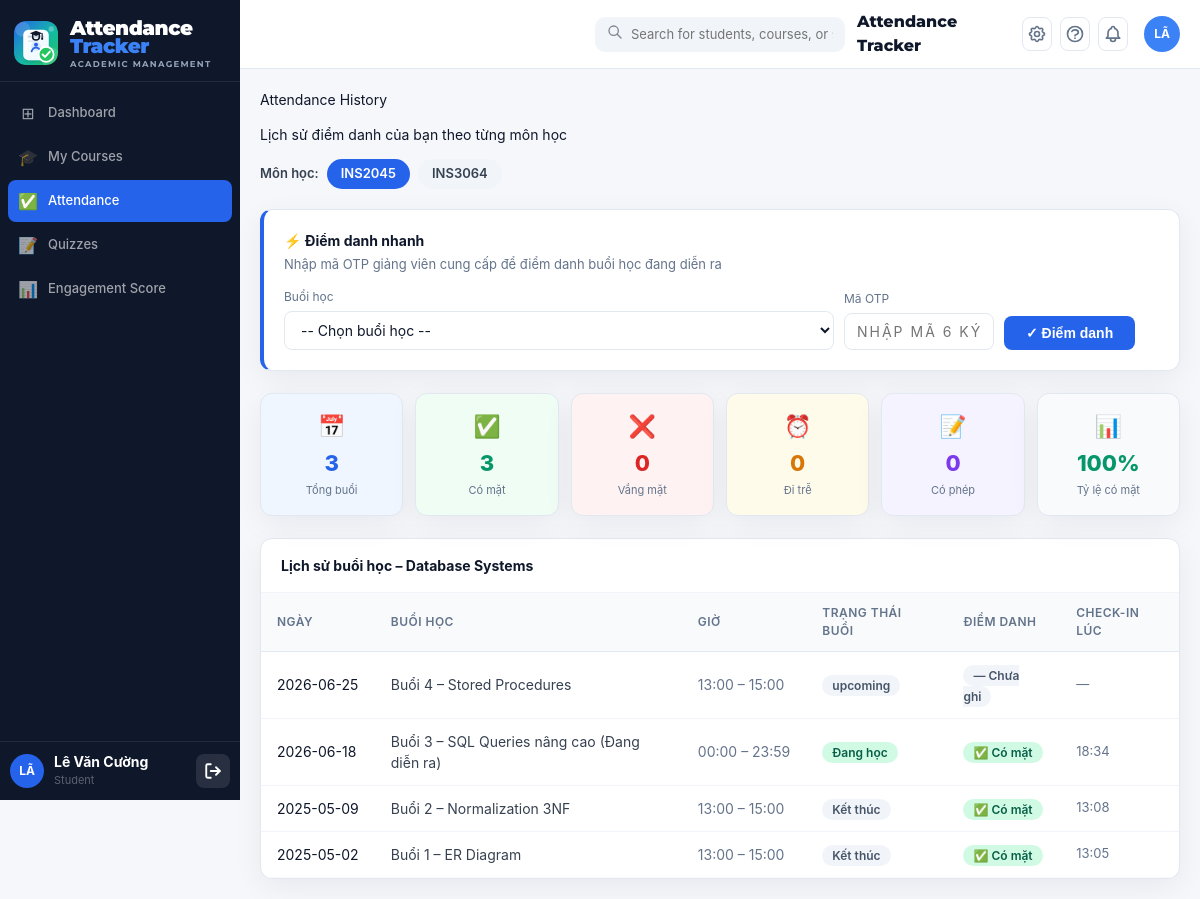
/public/student/attendance.php (signed in), run on the app's committed database.
### tables this page shows
CREATE TABLE IF NOT EXISTS `courses` (
    `id`                       INT UNSIGNED  NOT NULL AUTO_INCREMENT,
    `course_code`              VARCHAR(20)   NOT NULL,
    `course_name`              VARCHAR(150)  NOT NULL,
    `credits`                  TINYINT       NOT NULL DEFAULT 3,
    `semester`                 VARCHAR(20)   NOT NULL   COMMENT 'VD: 2025-2',
    `room`                     VARCHAR(50)   DEFAULT NULL,
    `schedule_info`            VARCHAR(200)  DEFAULT NULL COMMENT 'VD: Thứ 5, 07:30-09:30',
    `absence_threshold`        INT           NOT NULL DEFAULT 3
                               COMMENT 'Số buổi vắng tối đa – vượt ngưỡng thì tạo alert low_attendance',
    `low_engagement_threshold` DECIMAL(5,2)  NOT NULL DEFAULT 40.00
                               COMMENT 'Ngưỡng engagement_index (0-100) – thấp hơn thì tạo alert low_engagement',
    `attend_score`             DECIMAL(4,2)  NOT NULL DEFAULT 2.00
                               COMMENT 'Điểm mặc định/fallback mỗi lần điểm danh đúng giờ',
    `quiz_correct_score`       DECIMAL(4,2)  NOT NULL DEFAULT 2.00
                               COMMENT 'Điểm mặc định/fallback mỗi câu quiz đúng',
    `discussion_score`         DECIMAL(4,2)  NOT NULL DEFAULT 1.00
                               COMMENT 'Điểm mặc định/fallback mỗi lần tham gia thảo luận',
    `is_active`                TINYINT(1)    NOT NULL DEFAULT 1,
    `created_at`               DATETIME      NOT NULL DEFAULT CURRENT_TIMESTAMP,
    `updated_at`               DATETIME      NOT NULL DEFAULT CURRENT_TIMESTAMP ON UPDATE CURRENT_TIMESTAMP,
    PRIMARY KEY (`id`),
    UNIQUE KEY `uq_course_semester` (`course_code`, `semester`),
    INDEX `idx_semester`  (`semester`),
    INDEX `idx_is_active` (`is_active`)
);

CREATE TABLE IF NOT EXISTS `class_sessions` (
    `id`           INT UNSIGNED NOT NULL AUTO_INCREMENT,
    `course_id`    INT UNSIGNED NOT NULL,
    `teacher_id`   INT UNSIGNED NOT NULL,
    `session_date` DATE         NOT NULL,
    `start_time`   TIME         NOT NULL,
    `end_time`     TIME         NOT NULL,
    `title`        VARCHAR(200) DEFAULT NULL,
    `description`  TEXT         DEFAULT NULL,
    `location`     VARCHAR(100) DEFAULT NULL,
    `status`       ENUM('upcoming','active','ended') NOT NULL DEFAULT 'upcoming',
    `notes`        TEXT         DEFAULT NULL,
    `created_at`   DATETIME     NOT NULL DEFAULT CURRENT_TIMESTAMP,
    `updated_at`   DATETIME     NOT NULL DEFAULT CURRENT_TIMESTAMP ON UPDATE CURRENT_TIMESTAMP,
    PRIMARY KEY (`id`),
    INDEX `idx_cs_course`  (`course_id`),
    INDEX `idx_cs_date`    (`session_date`),
    INDEX `idx_cs_status`  (`status`),
    CONSTRAINT `fk_cs_course`   FOREIGN KEY (`course_id`)  REFERENCES `courses`(`id`) ON DELETE CASCADE,
    CONSTRAINT `fk_cs_teacher`  FOREIGN KEY (`teacher_id`) REFERENCES `users`(`id`)
);

CREATE TABLE IF NOT EXISTS `attendance_records` (
    `id`            INT UNSIGNED NOT NULL AUTO_INCREMENT,
    `session_id`    INT UNSIGNED NOT NULL,
    `student_id`    INT UNSIGNED NOT NULL,
    `method_id`     INT UNSIGNED DEFAULT NULL,
    `status`        ENUM('present','absent','late','excused') NOT NULL DEFAULT 'absent',
    `checked_in_at` DATETIME     DEFAULT NULL,
    `note`          TEXT         DEFAULT NULL,
    `verified_by`   INT UNSIGNED DEFAULT NULL COMMENT 'Teacher ID nếu điểm danh thủ công',
    `created_at`    DATETIME     NOT NULL DEFAULT CURRENT_TIMESTAMP,
    `updated_at`    DATETIME     NOT NULL DEFAULT CURRENT_TIMESTAMP ON UPDATE CURRENT_TIMESTAMP,
    PRIMARY KEY (`id`),
    UNIQUE KEY `uq_session_student` (`session_id`, `student_id`),
    INDEX `idx_ar_student` (`student_id`),
    INDEX `idx_ar_status`  (`status`),
    CONSTRAINT `fk_ar_session`  FOREIGN KEY (`session_id`) REFERENCES `class_sessions`(`id`)     ON DELETE CASCADE,
    CONSTRAINT `fk_ar_student`  FOREIGN KEY (`student_id`) REFERENCES `users`(`id`)              ON DELETE CASCADE,
    CONSTRAINT `fk_ar_method`   FOREIGN KEY (`method_id`)  REFERENCES `attendance_methods`(`id`) ON DELETE SET NULL,
    CONSTRAINT `fk_ar_verified` FOREIGN KEY (`verified_by`) REFERENCES `users`(`id`)             ON DELETE SET NULL
);

### public/student/attendance.php (called while the page is built, shortened)
<?php
require_once dirname(dirname(__DIR__)) . '/config/Database.php';
require_once dirname(dirname(__DIR__)) . '/helpers/middleware.php';
require_once APP_ROOT . '/models/AttendanceRecordModel.php';
$db        = Database::getInstance();
$studentId = Middleware::user()['id'];
$attRecordModel = new AttendanceRecordModel();
$courseId = (int)($_GET['course_id'] ?? 0);
$courses = $db->query(
    "SELECT c.id, c.course_code, c.course_name, c.semester
     FROM courses c JOIN enrollments ce ON ce.course_id=c.id
     WHERE ce.user_id=? AND ce.role='student' AND c.is_active=1
     ORDER BY c.course_name ASC",
    [$studentId]
)->fetchAll();
if ($courseId === 0 && !empty($courses)) {
    $courseId = (int)$courses[0]['id'];
}
$currentCourse = null;
foreach ($courses as $c) {
    if ((int)$c['id'] === $courseId) { $currentCourse = $c; break; }
}
$records = [];
if ($courseId > 0) {
    $records = $db->query(
        'SELECT cs.id AS session_id, cs.session_date, cs.start_time, cs.end_time,
                cs.title, cs.status AS session_status,
                ar.status AS attendance_status, ar.checked_in_at, ar.note
         FROM class_sessions cs
         LEFT JOIN attendance_records ar ON ar.session_id=cs.id AND ar.student_id=?
         WHERE cs.course_id=?
         ORDER BY cs.session_date DESC, cs.start_time DESC',
        [$studentId, $courseId]
    )->fetchAll();
    $stats = $attRecordModel->getAttendanceStats($courseId, $studentId);
}
require_once APP_ROOT . '/views/student/attendance.php';

### config/database.php (called while the page is built, shortened)
<?php
class Database
{
    private static ?Database $instance = null;
    private PDO $pdo;
    private function __construct()
    {
        $dsn = sprintf(
            'mysql:host=%s;port=%s;dbname=%s;charset=%s',
            DB_HOST, DB_PORT, DB_NAME, DB_CHARSET
        );
        $options = [
            PDO::ATTR_ERRMODE            => PDO::ERRMODE_EXCEPTION,
            PDO::ATTR_DEFAULT_FETCH_MODE => PDO::FETCH_ASSOC,
            PDO::ATTR_EMULATE_PREPARES   => false,
        ];
        try {
            $this->pdo = new PDO($dsn, DB_USER, DB_PASS, $options);
        } catch (PDOException $e) {
            if (APP_ENV === 'development') {
                die('<h3 style="color:red">Database Error: ' . $e->getMessage() . '</h3>');
            } else {
                die('<h3>Lỗi hệ thống. Vui lòng thử lại sau.</h3>');
            }
        }
    }
    public static function getInstance(): Database
    {
        if (self::$instance === null) {
            self::$instance = new self();
        }
        return self::$instance;
    }
    public function getConnection(): PDO
    {
        return $this->pdo;
    }
    public function query(string $sql, array $params = []): \PDOStatement
    {
        $stmt = $this->pdo->prepare($sql);
        $stmt->execute($params);
        return $stmt;
    }
}

### helpers/middleware.php (called while the page is built, shortened)
<?php
class Middleware
{
    public static function user(): array
    {
        return [
            'id'        => $_SESSION['user_id']   ?? null,
            'full_name' => $_SESSION['full_name']  ?? '',
            'email'     => $_SESSION['email']      ?? '',
            'role'      => $_SESSION['role']       ?? '',
        ];
    }
}

### models/AttendanceRecordModel.php (called while the page is built, shortened)
<?php
require_once APP_ROOT . '/config/Database.php';
class AttendanceRecordModel
{
    private PDO $db;
    public function __construct()
    {
        $this->db = Database::getInstance()->getConnection();
    }
    public function getAttendanceStats(int $courseId, int $studentId): array
    {
        $stmt = $this->db->prepare(
            'SELECT
                COUNT(*) as total_sessions,
                SUM(CASE WHEN ar.status = "present" THEN 1 ELSE 0 END) as present_count,
                SUM(CASE WHEN ar.status = "absent" THEN 1 ELSE 0 END) as absent_count,
                SUM(CASE WHEN ar.status = "late" THEN 1 ELSE 0 END) as late_count,
                SUM(CASE WHEN ar.status = "excused" THEN 1 ELSE 0 END) as excused_count
             FROM attendance_records ar
             JOIN class_sessions cs ON ar.session_id = cs.id
             WHERE cs.course_id = ? AND ar.student_id = ?'
        );
        $stmt->execute([$courseId, $studentId]);
        return $stmt->fetch() ?: [];
    }
}

### views/student/attendance.php (the view, shortened to what this page needs)
<?php
require_once APP_ROOT . '/views/layouts/header.php';
?>
<div class="page-title">Attendance History</div>
<p class="page-sub">Lịch sử điểm danh của bạn theo từng môn học</p>
<?php if (empty($courses)): ?>
<div class="alert alert-warning">Bạn chưa được ghi danh vào môn học nào. Liên hệ Admin để được ghi danh.</div>
<?php else: ?>
<div style="display:flex;gap:8px;flex-wrap:wrap;align-items:center;margin-bottom:20px">
  <span style="font-size:13px;font-weight:600;color:#374151">Môn học:</span>
  <?php foreach ($courses as $c): ?>
  <a href="<?= APP_URL ?>/student/attendance.php?course_id=<?= $c['id'] ?>"
     style="padding:5px 14px;border-radius:20px;font-size:13px;font-weight:600;text-decoration:none;
            background:<?= (int)$c['id']===$courseId?'#2563EB':'#F1F5F9' ?>;
            color:<?= (int)$c['id']===$courseId?'#fff':'#374151' ?>">
    <?= htmlspecialchars($c['course_code']) ?>
  </a>
  <?php endforeach; ?>
</div>
<?php if ($currentCourse): ?>
<?php
$activeSessions = array_filter($records, fn($r) => $r['session_status'] === 'active');
?>
<div class="card" style="padding:20px;margin-bottom:22px;border-left:4px solid #2563EB">
  <div style="font-weight:700;font-size:14px;color:#0F172A;margin-bottom:4px">⚡ Điểm danh nhanh</div>
  <div style="font-size:13px;color:#64748B;margin-bottom:14px">Nhập mã OTP giảng viên cung cấp để điểm danh buổi học đang diễn ra</div>
  <?php if (empty($activeSessions)): ?>
  <div style="font-size:13px;color:#94A3B8;padding:10px;background:#F8FAFC;border-radius:8px">
    📋 Hiện không có buổi học nào đang diễn ra trong môn này.
  </div>
  <?php else: ?>
  <div style="display:flex;gap:10px;flex-wrap:wrap;align-items:flex-end">
    <div>
      <label style="font-size:12px;color:#64748B;display:block;margin-bottom:5px">Buổi học</label>
      <select id="checkin-session"
              style="padding:9px 12px;border:1.5px solid #E2E8F0;border-radius:8px;font-size:14px;min-width:220px;background:#fff">
        <option value="">-- Chọn buổi học --</option>
      </select>
    </div>
    <div>
      <label style="font-size:12px;color:#64748B;display:block;margin-bottom:5px">Mã OTP</label>
      <input type="text" id="otp-input" placeholder="Nhập mã 6 ký tự" maxlength="20"
             style="padding:9px 12px;border:1.5px solid #E2E8F0;border-radius:8px;font-size:14px;
                    width:150px;text-transform:uppercase;letter-spacing:2px;text-align:center">
    </div>
    <button onclick="doCheckin()" id="checkin-btn"
            style="padding:9px 22px;background:#2563EB;color:#fff;border:none;border-radius:8px;
                   font-size:14px;font-weight:600;cursor:pointer">
      ✓ Điểm danh
    </button>
  </div>
  <?php endif; ?>
</div>
<?php if (!empty($stats) && (int)($stats['total_sessions'] ?? 0) > 0): ?>
<div style="display:grid;grid-template-columns:repeat(auto-fill,minmax(130px,1fr));gap:12px;margin-bottom:22px">
  <?php
  $statItems = [
    ['label'=>'Tổng buổi',  'value'=>$stats['total_sessions']??0,  'icon'=>'📅', 'color'=>'#2563EB', 'bg'=>'#EFF6FF'],
    ['label'=>'Có mặt',     'value'=>$stats['present_count']??0,   'icon'=>'✅', 'color'=>'#059669', 'bg'=>'#F0FDF4'],
    ['label'=>'Vắng mặt',   'value'=>$stats['absent_count']??0,    'icon'=>'❌', 'color'=>'#DC2626', 'bg'=>'#FEF2F2'],
    ['label'=>'Đi trễ',     'value'=>$stats['late_count']??0,      'icon'=>'⏰', 'color'=>'#D97706', 'bg'=>'#FFFBEB'],
    ['label'=>'Có phép',    'value'=>$stats['excused_count']??0,   'icon'=>'📝', 'color'=>'#7C3AED', 'bg'=>'#F5F3FF'],
  ];
  $total = max(1, (int)($stats['total_sessions'] ?? 1));
  $presentPct = round(($stats['present_count']??0) / $total * 100);
  ?>
  <?php foreach ($statItems as $s): ?>
  <div class="card" style="padding:16px;text-align:center;background:<?= $s['bg'] ?>">
    <div style="font-size:22px;margin-bottom:4px"><?= $s['icon'] ?></div>
    <div style="font-size:22px;font-weight:800;color:<?= $s['color'] ?>"><?= $s['value'] ?></div>
    <div style="font-size:11px;color:#64748B;margin-top:2px"><?= $s['label'] ?></div>
  </div>
  <?php endforeach; ?>
  <div class="card" style="padding:16px;text-align:center;background:#F8FAFC">
    <div style="font-size:22px;margin-bottom:4px">📊</div>
    <div style="font-size:22px;font-weight:800;color:<?= $presentPct>=80?'#059669':($presentPct>=60?'#D97706':'#DC2626') ?>"><?= $presentPct ?>%</div>
    <div style="font-size:11px;color:#64748B;margin-top:2px">Tỷ lệ có mặt</div>
  </div>
</div>
<?php endif; ?>
<div class="card" style="overflow:hidden">
  <div style="padding:16px 20px;border-bottom:1px solid #F1F5F9;font-weight:700;font-size:14px;color:#0F172A">
    Lịch sử buổi học – <?= htmlspecialchars($currentCourse['course_name']) ?>
  </div>
  <div style="overflow-x:auto">
    <table style="width:100%;border-collapse:collapse;font-size:14px">
      <thead>
        <tr style="background:#F8FAFC">
          <th style="padding:11px 16px;text-align:left;font-size:12px;font-weight:600;color:#64748B;white-space:nowrap">Ngày</th>
          <th style="padding:11px 16px;text-align:left;font-size:12px;font-weight:600;color:#64748B">Buổi học</th>
          <th style="padding:11px 16px;text-align:left;font-size:12px;font-weight:600;color:#64748B">Giờ</th>
          <th style="padding:11px 16px;text-align:left;font-size:12px;font-weight:600;color:#64748B">Trạng thái buổi</th>
          <th style="padding:11px 16px;text-align:left;font-size:12px;font-weight:600;color:#64748B">Điểm danh</th>
          <th style="padding:11px 16px;text-align:left;font-size:12px;font-weight:600;color:#64748B">Check-in lúc</th>
        </tr>
      </thead>
      <tbody>
        <?php if (empty($records)): ?>
        <tr><td colspan="6" style="padding:30px;text-align:center;color:#94A3B8">Chưa có buổi học nào.</td></tr>
        <?php else: ?>
        <?php foreach ($records as $r):
          [$attBg, $attText] = match($r['attendance_status'] ?? null) {
            'present' => ['#D1FAE5;color:#065F46', '✅ Có mặt'],
            'absent'  => ['#FEE2E2;color:#991B1B', '❌ Vắng'],
            'late'    => ['#FEF3C7;color:#92400E', '⏰ Trễ'],
            'excused' => ['#EDE9FE;color:#4C1D95', '📝 Có phép'],
            default   => ['#F1F5F9;color:#475569',  '— Chưa ghi'],
          };
          [$sesBg, $sesText] = match($r['session_status']) {
            'active'   => ['#D1FAE5;color:#065F46', 'Đang học'],
            'ended'    => ['#F1F5F9;color:#475569',  'Kết thúc'],
            'planned'  => ['#DBEAFE;color:#1E40AF',  'Sắp diễn ra'],
            'cancelled'=> ['#FEE2E2;color:#991B1B',  'Đã hủy'],
            default    => ['#F1F5F9;color:#475569',   $r['session_status']],
          };
        ?>
        <tr style="border-bottom:1px solid #F8FAFC;transition:background .12s" onmouseover="this.style.background='#F8FAFC'" onmouseout="this.style.background=''">
          <td style="padding:12px 16px;color:#0F172A;white-space:nowrap"><?= htmlspecialchars($r['session_date']) ?></td>
          <td style="padding:12px 16px;color:#374151"><?= htmlspecialchars($r['title'] ?? 'Buổi học') ?></td>
          <td style="padding:12px 16px;color:#64748B;white-space:nowrap"><?= substr($r['start_time'],0,5) ?> – <?= substr($r['end_time'],0,5) ?></td>
          <td style="padding:12px 16px">
            <span style="background:<?= $sesBg ?>;padding:3px 10px;border-radius:99px;font-size:12px;font-weight:600"><?= $sesText ?></span>
          </td>
          <td style="padding:12px 16px">
            <span style="background:<?= $attBg ?>;padding:3px 10px;border-radius:99px;font-size:12px;font-weight:600"><?= $attText ?></span>
          </td>
          <td style="padding:12px 16px;color:#64748B;font-size:13px">
            <?= $r['checked_in_at'] ? date('H:i', strtotime($r['checked_in_at'])) : '—' ?>
          </td>
        </tr>
        <?php endforeach; ?>
        <?php endif; ?>
      </tbody>
    </table>
  </div>
</div>
<?php endif; ?>
<?php endif; ?>
<?php require_once APP_ROOT . '/views/layouts/footer.php'; ?>

### data on the page
courses: course_code "INS2045", course_name "Database Systems"
courses: course_code "INS3064"
class_sessions: session_date "2026-06-25", title "Buổi 4 – Stored Procedures", start_time "13:00", end_time "15:00", sesText "upcoming", attText "— Chưa ghi"
attendance_records: session.session_date "2026-06-18", session.title "Buổi 3 – SQL Queries nâng cao (Đang diễn ra)", session.start_time "00:00", session.end_time "23:59", sesText "Đang học", attText "✅ Có mặt", checked_in_at "18:34"
attendance_records: session.session_date "2025-05-09", session.title "Buổi 2 – Normalization 3NF", session.start_time "13:00", session.end_time "15:00", sesText "Kết thúc", attText "✅ Có mặt", checked_in_at "13:08"
attendance_records: session.session_date "2025-05-02", session.title "Buổi 1 – ER Diagram", session.start_time "13:00", session.end_time "15:00", sesText "Kết thúc", attText "✅ Có mặt", checked_in_at "13:05"

### other printed values
$item['icon'] "⊞"
$item['label'] "Dashboard"
$item['icon'] "🎓"
$item['label'] "My Courses"
$item['icon'] "✅"
$item['label'] "Attendance"
$item['icon'] "📝"
$item['label'] "Quizzes"
$item['icon'] "📊"
$item['label'] "Engagement Score"
$user_initials "LÃ"
$user_name "Lê Văn Cường"
$role "Student"
$s['icon'] "📅"
$s['value'] "3"
